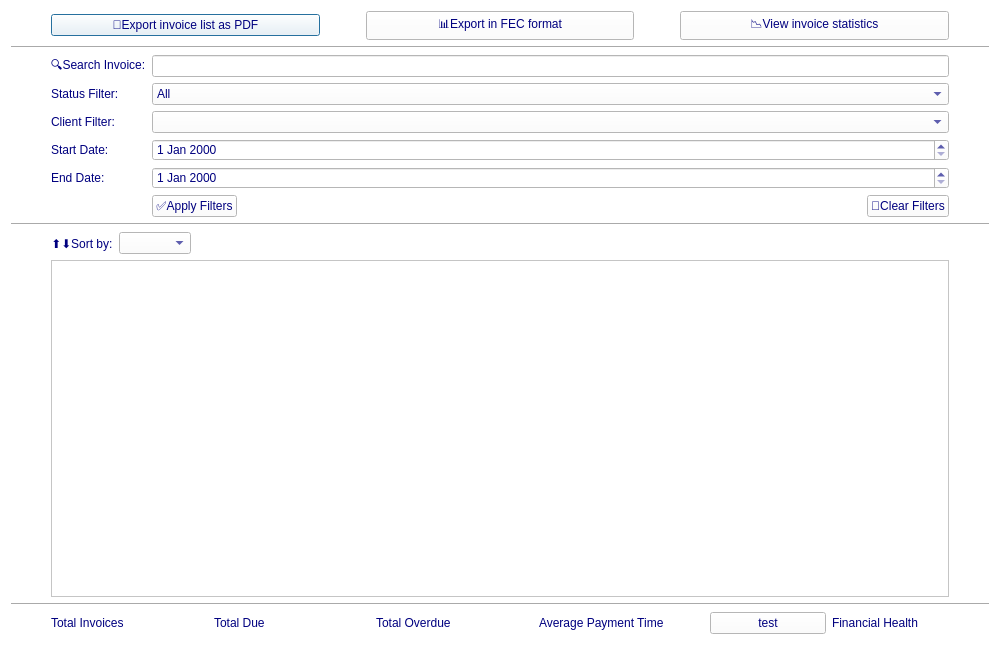
<?xml version="1.0" encoding="UTF-8"?>
<ui version="4.0">
 <class>InvoiceManagementWidget</class>
 <widget class="QDialog" name="InvoiceManagementWidget">
  <property name="geometry">
   <rect>
    <x>0</x>
    <y>0</y>
    <width>1000</width>
    <height>645</height>
   </rect>
  </property>
  <property name="windowTitle">
   <string>Dialog</string>
  </property>
  <property name="styleSheet">
   <string notr="true">background-color: rgb(255, 255, 255);
color: rgb(0, 0, 127);</string>
  </property>
  <layout class="QVBoxLayout" name="verticalLayout">
   <item>
    <layout class="QHBoxLayout" name="horizontalLayout">
     <item>
      <spacer name="horizontalSpacer_3">
       <property name="orientation">
        <enum>Qt::Orientation::Horizontal</enum>
       </property>
       <property name="sizeType">
        <enum>QSizePolicy::Policy::Preferred</enum>
       </property>
       <property name="sizeHint" stdset="0">
        <size>
         <width>40</width>
         <height>20</height>
        </size>
       </property>
      </spacer>
     </item>
     <item>
      <widget class="QPushButton" name="exportInvoiceListPdfButton">
       <property name="text">
        <string>📄Export invoice list as PDF</string>
       </property>
      </widget>
     </item>
     <item>
      <spacer name="horizontalSpacer_4">
       <property name="orientation">
        <enum>Qt::Orientation::Horizontal</enum>
       </property>
       <property name="sizeType">
        <enum>QSizePolicy::Policy::Preferred</enum>
       </property>
       <property name="sizeHint" stdset="0">
        <size>
         <width>40</width>
         <height>20</height>
        </size>
       </property>
      </spacer>
     </item>
     <item>
      <widget class="QPushButton" name="exportFecButton">
       <property name="text">
        <string>📊Export in FEC format</string>
       </property>
      </widget>
     </item>
     <item>
      <spacer name="horizontalSpacer_6">
       <property name="orientation">
        <enum>Qt::Orientation::Horizontal</enum>
       </property>
       <property name="sizeType">
        <enum>QSizePolicy::Policy::Preferred</enum>
       </property>
       <property name="sizeHint" stdset="0">
        <size>
         <width>40</width>
         <height>20</height>
        </size>
       </property>
      </spacer>
     </item>
     <item>
      <widget class="QPushButton" name="viewStatisticsButton">
       <property name="text">
        <string>📉View invoice statistics</string>
       </property>
      </widget>
     </item>
     <item>
      <spacer name="horizontalSpacer_13">
       <property name="orientation">
        <enum>Qt::Orientation::Horizontal</enum>
       </property>
       <property name="sizeType">
        <enum>QSizePolicy::Policy::Preferred</enum>
       </property>
       <property name="sizeHint" stdset="0">
        <size>
         <width>40</width>
         <height>20</height>
        </size>
       </property>
      </spacer>
     </item>
    </layout>
   </item>
   <item>
    <widget class="Line" name="line_3">
     <property name="orientation">
      <enum>Qt::Orientation::Horizontal</enum>
     </property>
    </widget>
   </item>
   <item>
    <layout class="QGridLayout" name="gridLayout">
     <item row="3" column="1">
      <widget class="QLabel" name="startDateLabel">
       <property name="text">
        <string>Start Date:</string>
       </property>
      </widget>
     </item>
     <item row="5" column="2">
      <layout class="QHBoxLayout" name="horizontalLayout_2">
       <item>
        <widget class="QPushButton" name="applyFiltersButton">
         <property name="text">
          <string>✅Apply Filters</string>
         </property>
        </widget>
       </item>
       <item>
        <spacer name="horizontalSpacer">
         <property name="orientation">
          <enum>Qt::Orientation::Horizontal</enum>
         </property>
         <property name="sizeHint" stdset="0">
          <size>
           <width>40</width>
           <height>20</height>
          </size>
         </property>
        </spacer>
       </item>
       <item>
        <widget class="QPushButton" name="clearFiltersButton">
         <property name="text">
          <string>🧹Clear Filters</string>
         </property>
        </widget>
       </item>
      </layout>
     </item>
     <item row="4" column="2">
      <widget class="QDateEdit" name="endDateEdit"/>
     </item>
     <item row="3" column="2">
      <widget class="QDateEdit" name="startDateEdit"/>
     </item>
     <item row="1" column="2">
      <widget class="QComboBox" name="statusFilterComboBox">
       <item>
        <property name="text">
         <string>All</string>
        </property>
       </item>
       <item>
        <property name="text">
         <string>Draft</string>
        </property>
       </item>
       <item>
        <property name="text">
         <string>Sent</string>
        </property>
       </item>
       <item>
        <property name="text">
         <string>Paid</string>
        </property>
       </item>
       <item>
        <property name="text">
         <string>Overdue</string>
        </property>
       </item>
       <item>
        <property name="text">
         <string>Partially Paid</string>
        </property>
       </item>
      </widget>
     </item>
     <item row="4" column="1">
      <widget class="QLabel" name="endDateLabel">
       <property name="text">
        <string>End Date:</string>
       </property>
      </widget>
     </item>
     <item row="0" column="2">
      <widget class="QLineEdit" name="searchInvoiceLineEdit">
       <property name="text">
        <string/>
       </property>
      </widget>
     </item>
     <item row="0" column="1">
      <widget class="QLabel" name="searchInvoiceLabel">
       <property name="text">
        <string>🔍Search Invoice:</string>
       </property>
      </widget>
     </item>
     <item row="2" column="0">
      <spacer name="horizontalSpacer_7">
       <property name="orientation">
        <enum>Qt::Orientation::Horizontal</enum>
       </property>
       <property name="sizeType">
        <enum>QSizePolicy::Policy::Preferred</enum>
       </property>
       <property name="sizeHint" stdset="0">
        <size>
         <width>40</width>
         <height>20</height>
        </size>
       </property>
      </spacer>
     </item>
     <item row="2" column="2">
      <widget class="QComboBox" name="clientFilterComboBox"/>
     </item>
     <item row="2" column="1">
      <widget class="QLabel" name="clientFilterLabel">
       <property name="text">
        <string>Client Filter:</string>
       </property>
      </widget>
     </item>
     <item row="1" column="1">
      <widget class="QLabel" name="statusFilterLabel">
       <property name="text">
        <string>Status Filter:</string>
       </property>
      </widget>
     </item>
     <item row="3" column="3">
      <spacer name="horizontalSpacer_8">
       <property name="orientation">
        <enum>Qt::Orientation::Horizontal</enum>
       </property>
       <property name="sizeType">
        <enum>QSizePolicy::Policy::Preferred</enum>
       </property>
       <property name="sizeHint" stdset="0">
        <size>
         <width>40</width>
         <height>20</height>
        </size>
       </property>
      </spacer>
     </item>
    </layout>
   </item>
   <item>
    <widget class="Line" name="line_2">
     <property name="orientation">
      <enum>Qt::Orientation::Horizontal</enum>
     </property>
    </widget>
   </item>
   <item>
    <layout class="QGridLayout" name="gridLayout_2">
     <item row="1" column="0">
      <spacer name="horizontalSpacer_9">
       <property name="orientation">
        <enum>Qt::Orientation::Horizontal</enum>
       </property>
       <property name="sizeType">
        <enum>QSizePolicy::Policy::Preferred</enum>
       </property>
       <property name="sizeHint" stdset="0">
        <size>
         <width>40</width>
         <height>20</height>
        </size>
       </property>
      </spacer>
     </item>
     <item row="0" column="1">
      <layout class="QHBoxLayout" name="horizontalLayout_3">
       <item>
        <widget class="QLabel" name="label">
         <property name="text">
          <string>⬆️⬇️Sort by:</string>
         </property>
        </widget>
       </item>
       <item>
        <widget class="QComboBox" name="sortComboBox"/>
       </item>
       <item>
        <spacer name="horizontalSpacer_5">
         <property name="orientation">
          <enum>Qt::Orientation::Horizontal</enum>
         </property>
         <property name="sizeType">
          <enum>QSizePolicy::Policy::Expanding</enum>
         </property>
         <property name="sizeHint" stdset="0">
          <size>
           <width>40</width>
           <height>20</height>
          </size>
         </property>
        </spacer>
       </item>
      </layout>
     </item>
     <item row="1" column="1">
      <widget class="QTableView" name="tableView"/>
     </item>
     <item row="1" column="2">
      <spacer name="horizontalSpacer_10">
       <property name="orientation">
        <enum>Qt::Orientation::Horizontal</enum>
       </property>
       <property name="sizeType">
        <enum>QSizePolicy::Policy::Preferred</enum>
       </property>
       <property name="sizeHint" stdset="0">
        <size>
         <width>40</width>
         <height>20</height>
        </size>
       </property>
      </spacer>
     </item>
    </layout>
   </item>
   <item>
    <widget class="Line" name="line">
     <property name="orientation">
      <enum>Qt::Orientation::Horizontal</enum>
     </property>
    </widget>
   </item>
   <item>
    <layout class="QHBoxLayout" name="summaryLayout">
     <item>
      <spacer name="horizontalSpacer_11">
       <property name="orientation">
        <enum>Qt::Orientation::Horizontal</enum>
       </property>
       <property name="sizeType">
        <enum>QSizePolicy::Policy::Preferred</enum>
       </property>
       <property name="sizeHint" stdset="0">
        <size>
         <width>40</width>
         <height>20</height>
        </size>
       </property>
      </spacer>
     </item>
     <item>
      <widget class="QLabel" name="totalInvoicesLabel">
       <property name="text">
        <string>Total Invoices</string>
       </property>
      </widget>
     </item>
     <item>
      <spacer name="horizontalSpacer_2">
       <property name="orientation">
        <enum>Qt::Orientation::Horizontal</enum>
       </property>
       <property name="sizeType">
        <enum>QSizePolicy::Policy::Minimum</enum>
       </property>
       <property name="sizeHint" stdset="0">
        <size>
         <width>40</width>
         <height>20</height>
        </size>
       </property>
      </spacer>
     </item>
     <item>
      <widget class="QLabel" name="totalDueLabel">
       <property name="text">
        <string>Total Due</string>
       </property>
      </widget>
     </item>
     <item>
      <spacer name="horizontalSpacer_15">
       <property name="orientation">
        <enum>Qt::Orientation::Horizontal</enum>
       </property>
       <property name="sizeType">
        <enum>QSizePolicy::Policy::Preferred</enum>
       </property>
       <property name="sizeHint" stdset="0">
        <size>
         <width>40</width>
         <height>20</height>
        </size>
       </property>
      </spacer>
     </item>
     <item>
      <widget class="QLabel" name="totalOverdueLabel">
       <property name="text">
        <string>Total Overdue</string>
       </property>
      </widget>
     </item>
     <item>
      <spacer name="horizontalSpacer_16">
       <property name="orientation">
        <enum>Qt::Orientation::Horizontal</enum>
       </property>
       <property name="sizeType">
        <enum>QSizePolicy::Policy::Preferred</enum>
       </property>
       <property name="sizeHint" stdset="0">
        <size>
         <width>40</width>
         <height>20</height>
        </size>
       </property>
      </spacer>
     </item>
     <item>
      <widget class="QLabel" name="avgPaymentTimeLabel">
       <property name="text">
        <string>Average Payment Time</string>
       </property>
      </widget>
     </item>
     <item>
      <spacer name="horizontalSpacer_14">
       <property name="orientation">
        <enum>Qt::Orientation::Horizontal</enum>
       </property>
       <property name="sizeType">
        <enum>QSizePolicy::Policy::Preferred</enum>
       </property>
       <property name="sizeHint" stdset="0">
        <size>
         <width>40</width>
         <height>20</height>
        </size>
       </property>
      </spacer>
     </item>
     <item>
      <widget class="QPushButton" name="manualTestButton">
       <property name="text">
        <string>test</string>
       </property>
      </widget>
     </item>
     <item>
      <widget class="QLabel" name="financialHealthLabel">
       <property name="text">
        <string>Financial Health</string>
       </property>
      </widget>
     </item>
     <item>
      <spacer name="horizontalSpacer_12">
       <property name="orientation">
        <enum>Qt::Orientation::Horizontal</enum>
       </property>
       <property name="sizeType">
        <enum>QSizePolicy::Policy::Preferred</enum>
       </property>
       <property name="sizeHint" stdset="0">
        <size>
         <width>40</width>
         <height>20</height>
        </size>
       </property>
      </spacer>
     </item>
    </layout>
   </item>
  </layout>
 </widget>
 <resources/>
 <connections/>
</ui>
